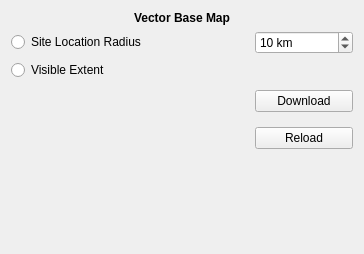
<?xml version="1.0" encoding="UTF-8"?>
<ui version="4.0">
 <class>BaseMapWidget</class>
 <widget class="QWidget" name="BaseMapWidget">
  <property name="geometry">
   <rect>
    <x>0</x>
    <y>0</y>
    <width>364</width>
    <height>254</height>
   </rect>
  </property>
  <property name="windowTitle">
   <string>Form</string>
  </property>
  <layout class="QGridLayout" name="gridLayout">
   <item row="3" column="2">
    <widget class="QPushButton" name="downloadButton">
     <property name="text">
      <string>Download</string>
     </property>
    </widget>
   </item>
   <item row="4" column="2">
    <widget class="QPushButton" name="reloadButton">
     <property name="text">
      <string>Reload</string>
     </property>
    </widget>
   </item>
   <item row="2" column="0" colspan="3">
    <widget class="QRadioButton" name="extentButton">
     <property name="text">
      <string>Visible Extent</string>
     </property>
    </widget>
   </item>
   <item row="4" column="0" colspan="2">
    <spacer name="horizontalSpacer_2">
     <property name="orientation">
      <enum>Qt::Horizontal</enum>
     </property>
     <property name="sizeHint" stdset="0">
      <size>
       <width>238</width>
       <height>31</height>
      </size>
     </property>
    </spacer>
   </item>
   <item row="3" column="0" colspan="2">
    <spacer name="horizontalSpacer">
     <property name="orientation">
      <enum>Qt::Horizontal</enum>
     </property>
     <property name="sizeHint" stdset="0">
      <size>
       <width>238</width>
       <height>31</height>
      </size>
     </property>
    </spacer>
   </item>
   <item row="5" column="0" colspan="3">
    <spacer name="verticalSpacer">
     <property name="orientation">
      <enum>Qt::Vertical</enum>
     </property>
     <property name="sizeHint" stdset="0">
      <size>
       <width>20</width>
       <height>40</height>
      </size>
     </property>
    </spacer>
   </item>
   <item row="0" column="0" colspan="3">
    <widget class="QLabel" name="titleLabel">
     <property name="font">
      <font>
       <weight>75</weight>
       <bold>true</bold>
      </font>
     </property>
     <property name="text">
      <string>Vector Base Map</string>
     </property>
     <property name="alignment">
      <set>Qt::AlignCenter</set>
     </property>
    </widget>
   </item>
   <item row="1" column="2">
    <widget class="QSpinBox" name="spinBox">
     <property name="suffix">
      <string> km</string>
     </property>
     <property name="maximum">
      <number>100</number>
     </property>
     <property name="value">
      <number>10</number>
     </property>
    </widget>
   </item>
   <item row="1" column="0" colspan="2">
    <widget class="QRadioButton" name="radiusButton">
     <property name="text">
      <string>Site Location Radius</string>
     </property>
    </widget>
   </item>
  </layout>
 </widget>
 <resources/>
 <connections/>
</ui>
